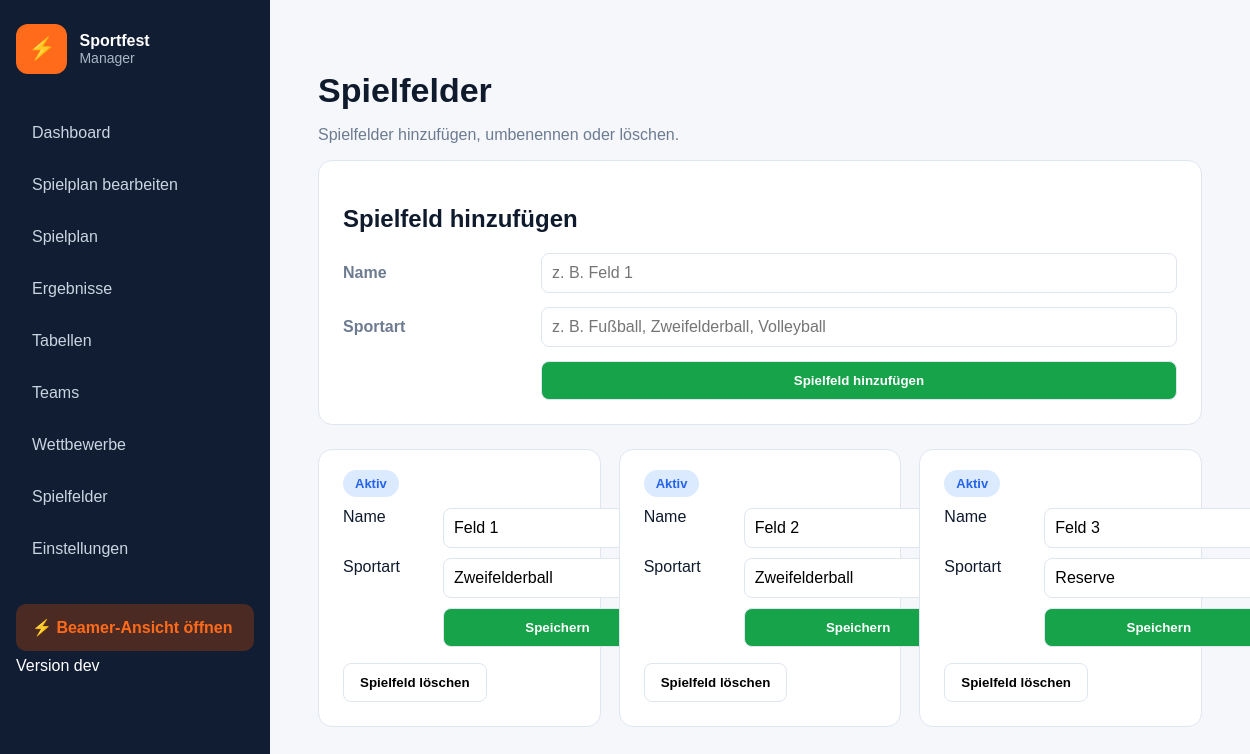
Screenshot of /spielfelder with the database file from the repository.
### tables this page shows
CREATE TABLE courts (
            id INTEGER PRIMARY KEY AUTOINCREMENT,
            name TEXT NOT NULL UNIQUE,
            sportart TEXT,
            active INTEGER NOT NULL DEFAULT 1
        );

### app/main.py (the view)
@app.get("/spielfelder")
def spielfelder(request: Request):
    with get_conn() as conn:
        courts = conn.execute("SELECT * FROM courts ORDER BY name").fetchall()
    return templates.TemplateResponse(request=request, name="spielfelder.html", context={"courts": courts})

### app/database.py (called while the page is built)
def get_conn():
    conn = sqlite3.connect(DB_PATH)
    conn.row_factory = sqlite3.Row
    return conn

### app/main.py (called while the page is built)
def get_app_version():
    try:
        with open("/app/VERSION", "r", encoding="utf-8") as version_file:
            return version_file.read().strip()
    except FileNotFoundError:
        return "dev"

### app/templates/spielfelder.html
{% extends "base.html" %}
{% block content %}
<h1>Spielfelder</h1>
<p class="muted">Spielfelder hinzufügen, umbenennen oder löschen.</p>
<section class="panel">
    <h2>Spielfeld hinzufügen</h2>
    <form method="post" action="/court/create" class="admin-form">
        <label>Name</label>
        <input type="text" name="name" placeholder="z. B. Feld 1" required>
        <label>Sportart</label>
        <input type="text" name="sportart" placeholder="z. B. Fußball, Zweifelderball, Volleyball">
        <button class="green" type="submit">Spielfeld hinzufügen</button>
    </form>
</section>
<section class="cards">
{% for c in courts %}
    <div class="card column">
        <span class="badge geplant">Aktiv</span>
        <form method="post" action="/court/{{ c.id }}/update" class="court-form">
            <label>Name</label>
            <input type="text" name="name" value="{{ c.name }}" required>
            <label>Sportart</label>
            <input type="text" name="sportart" value="{{ c.sportart or '' }}">
            <button class="green" type="submit">Speichern</button>
        </form>
        <form method="post" action="/court/{{ c.id }}/delete" onsubmit="return confirm('Spielfeld wirklich löschen? Zugeordnete Spiele behalten ihre Uhrzeit, liegen danach aber unter Ohne Feld.');">
            <button type="submit">Spielfeld löschen</button>
        </form>
    </div>
{% endfor %}
</section>
{% endblock %}

### app/static/style.css (style rules this page uses)
:root { --navy: #111d33; --navy2: #1c2e56; --orange: #ff6b1a; --bg: #f5f7fb; --border: #dfe6f0; --text: #0f1b2d; --muted: #6d7b91; --green: #16a34a; --blue: #2563eb; }
* { box-sizing: border-box; }
body { margin: 0; font-family: Arial, sans-serif; background: var(--bg); color: var(--text); }
h1 { font-size: 34px; margin-bottom: 4px; }
.muted { color: var(--muted); }
.stat, .panel, .card, .result-card { background: white; border: 1px solid var(--border); border-radius: 14px; padding: 24px; }
.panel { margin-bottom: 24px; }
.badge { padding: 6px 12px; border-radius: 999px; font-weight: bold; font-size: 13px; }
.badge.geplant { background: #dbeafe; color: #2563eb; }
input, select { font-size: 16px; padding: 10px; border: 1px solid var(--border); border-radius: 8px; }
button { border: 1px solid var(--border); border-radius: 8px; padding: 11px 16px; background: white; font-weight: bold; cursor: pointer; }
button.green { background: var(--green); color: white; }
.cards { display: grid; grid-template-columns: repeat(3, minmax(240px, 1fr)); gap: 18px; }
.card { display: flex; gap: 14px; align-items: center; }
.card.column { display: block; }
.admin-form { display: grid; grid-template-columns: 180px 1fr; gap: 14px 18px; align-items: center; }
.admin-form label { font-weight: bold; color: var(--muted); }
.admin-form input, .admin-form select { width: 100%; }
.admin-form button { grid-column: 2; }
.court-form { display: grid; grid-template-columns: 90px 1fr; gap: 10px; margin-top: 16px; margin-bottom: 16px; }
.court-form button { grid-column: 2; }

### rows the page displays
courts: name "Feld 1", sportart "Zweifelderball"
courts: name "Feld 2", sportart "Zweifelderball"
courts: name "Feld 3", sportart "Reserve"

### other values shown
{{ app_version() }} "dev"
